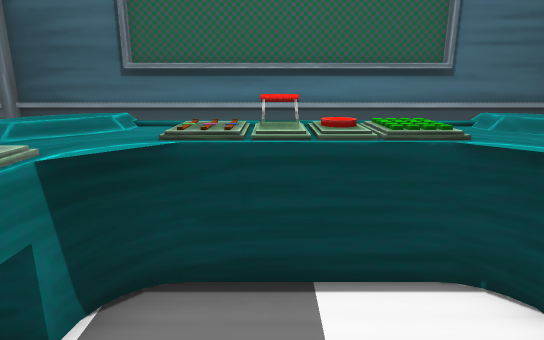
[1] (above)

12 first-person views from a walk through a 3-D level made in the Unity game engine. The camera is 1.2 m above the floor, tilts 14° down and sees 75° across. The floor is counted in squares, 0.5 m on a side. Each view is taken from the middle of a square. On the plan, view 1 faces up. The plan holds only what a view shows up to about 20 squares ahead; the rest is blank. The player character is not drawn.

[2]
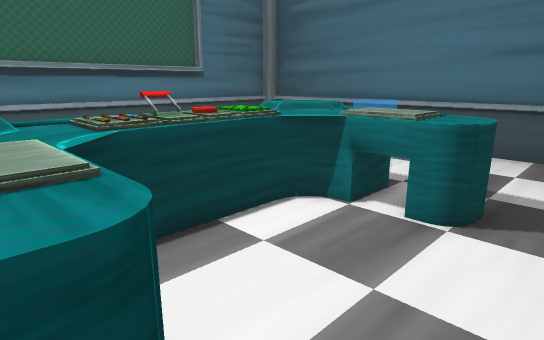

[3]
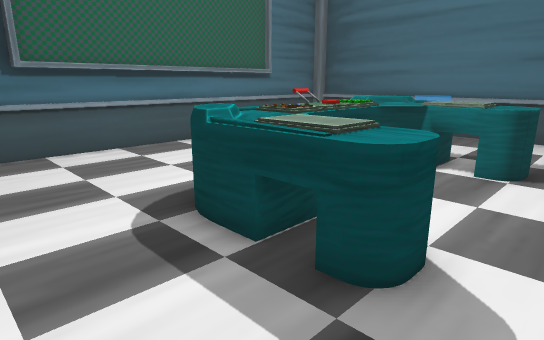

[4]
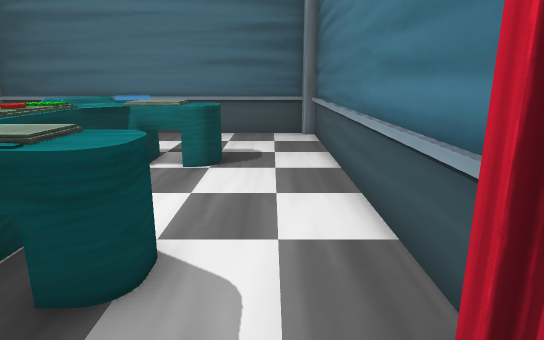

[5]
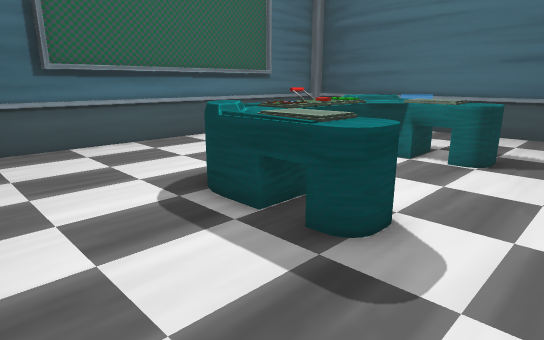

[6]
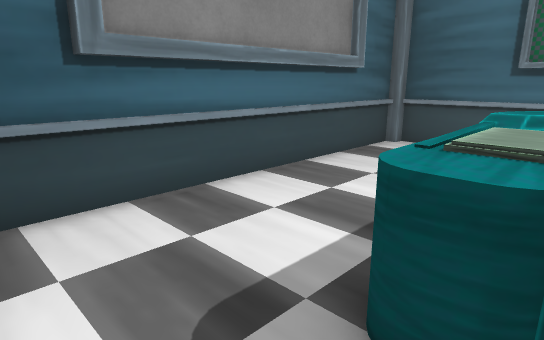

[7]
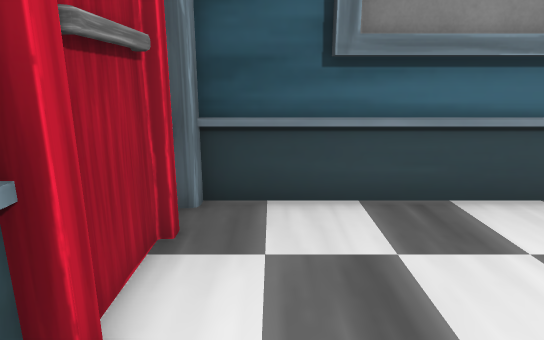

[8]
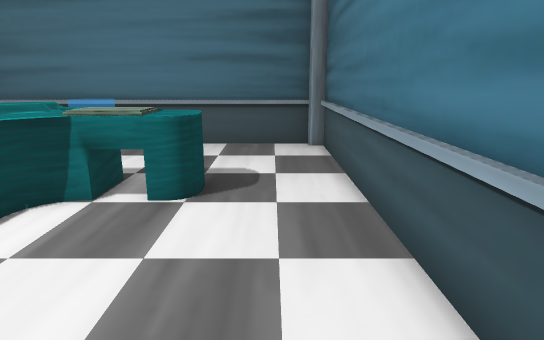

[9]
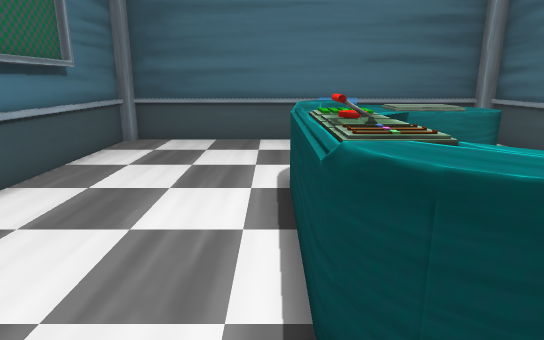

[10]
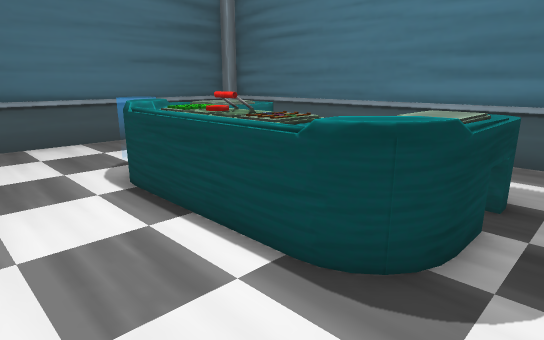

[11]
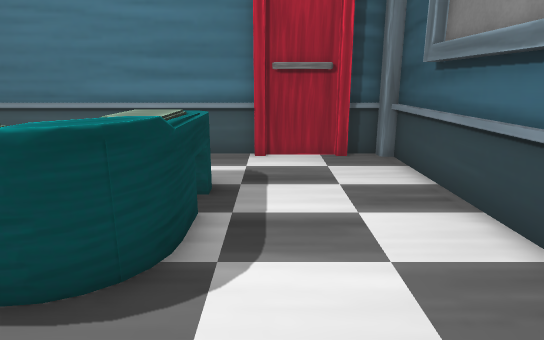

[12]
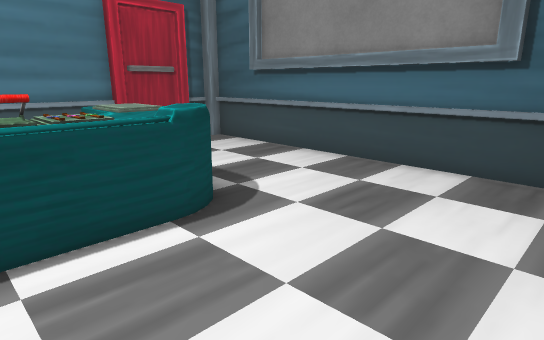

### Floor plan
Key: @ floor where view 1 was taken; # wall or solid block; . floor; = window, fence, low wall or low ledge; ^ raised ledge.
Columns run from 9 left of view 1 to 10 right of it. Each row starts with its distance up from view 1.
 12 ####################
 11 #..................#
 10 #..................#
  9 #..................#
  8 # .................#
  7  #.................#
  6  #.....=....=......#
  5  #....=^^^^^^=.=...#
  4  #...==^^^^^^=  =..#
  3  #....^^....^^.=...#
  2 # ....^^....^^..  .#
  1 #.....^^....^^.....#
  0 #........@.........#
 -1 #..................#
 -2 #..................#
 -3 ####################

Where each view was taken, in squares from view 1:
view 1: 0 up, 0 right, facing up
view 2: 1 down, 3 left, facing up-right
view 3: 1 down, 7 left, facing up-right
view 4: 1 down, 7 left, facing right
view 5: 2 down, 8 left, facing up-right
view 6: 2 down, 2 left, facing up-left
view 7: 1 down, 2 left, facing left
view 8: 1 down, 4 left, facing right
view 9: 6 up, 5 left, facing right
view 10: 9 up, 5 left, facing down-right
view 11: 9 up, 5 left, facing down
view 12: 11 up, 1 right, facing down-left
